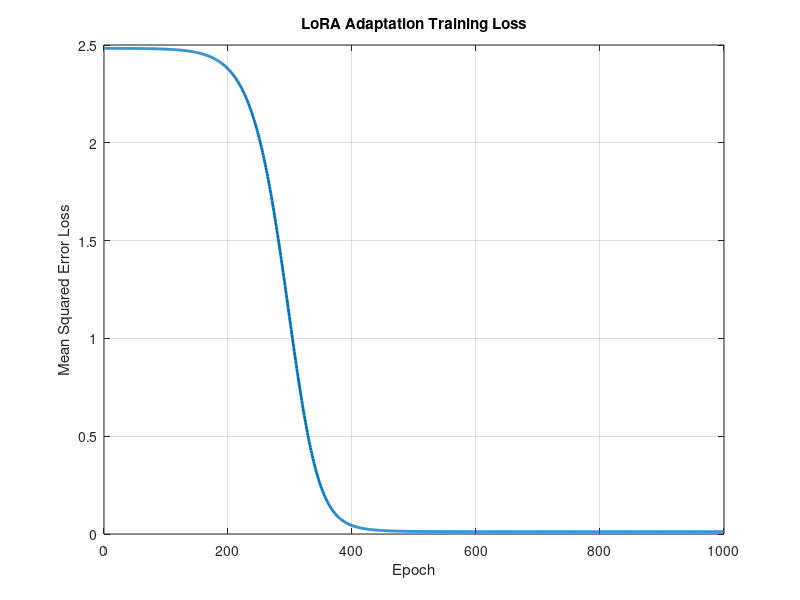

The MATLAB source for this figure:
% Low Rank Adaptation (LoRA) Tutorial in MATLAB
%
% In this tutorial, we demonstrate Low Rank Adaptation (LoRA) for adapting a 
% pre-trained linear model to a new regression task.
%
% We assume a pre-trained weight matrix (here, a row vector) W0 for a linear 
% model y = W0 * x. For a new task with target weight W_target, instead of 
% retraining the full model, we adapt it by learning a low-rank update:
%
%         W = W0 + B*A
%
% where B (size: 1 x r) and A (size: r x d) are trainable and r << d.
%
% The training objective is to minimize the mean squared error between the model 
% prediction and the target output on new data:
%
%         Loss = mean( (y - (W0+B*A)*x).^2 )
%
% We update B and A via gradient descent while keeping W0 fixed.

clear; clc; close all; rng(1);

%% Parameters
d = 10;           % input dimension
N = 200;          % number of samples
r = 2;            % rank of adaptation (low rank update)
learningRate = 0.01;
numEpochs = 1000;

%% Generate Data
% Create random input data X (each column is a sample)
X = randn(d, N);
% Define the ideal (target) weight vector W_target (1 x d)
W_target = linspace(1, 2, d);  % for example, a vector from 1 to 2
% Generate outputs with some noise
Y = W_target * X + 0.1 * randn(1, N);

%% Pre-trained Weight (W0)
% Assume we have a pre-trained weight vector that is close but not equal to W_target.
W0 = W_target - 0.5;  % for example, W0 is 0.5 less than W_target

%% LoRA Initialization
% We want to learn a low-rank update such that W0 + B*A approximates W_target.
B = randn(1, r) * 0.01;     % B is 1 x r
A = randn(r, d) * 0.01;     % A is r x d

%% Training Loop (Adaptation using LoRA)
lossHistory = zeros(numEpochs, 1);
for epoch = 1:numEpochs
    % Forward pass: Compute adapted weight W = W0 + B*A
    W = W0 + B * A;  % W is 1 x d
    % Compute predictions: Yhat = W * X  (1 x N)
    Yhat = W * X;
    % Compute mean squared error loss:
    loss = mean((Y - Yhat).^2);
    lossHistory(epoch) = loss;
    
    % Compute gradient of loss with respect to W.
    % Let error = Yhat - Y. Then, dLoss/dW = (2/N) * error * X' (but we can ignore constant factor).
    error = Yhat - Y;  % 1 x N
    gradW = (error * X') / N;  % 1 x d
    
    % Since W = W0 + B*A and W0 is fixed, we have:
    % dW/dB = A  (for each element, gradient is the corresponding row of A)
    % dW/dA = B        (for each element, gradient is the corresponding element of B)
    % So, we update B and A using chain rule:
    gradB = gradW * A';   % (1 x d) * (d x r) = 1 x r
    gradA = B' * gradW;   % (r x 1) * (1 x d) = r x d
    
    % Update parameters:
    B = B - learningRate * gradB;
    A = A - learningRate * gradA;
    
    if mod(epoch, 100) == 0
        fprintf('Epoch %d, Loss: %.4f\n', epoch, loss);
    end
end

%% Plot Training Loss
figure;
plot(1:numEpochs, lossHistory, 'LineWidth', 2);
xlabel('Epoch');
ylabel('Mean Squared Error Loss');
title('LoRA Adaptation Training Loss');
grid on;

%% Compare Adapted Weight to Target
W_adapted = W0 + B*A;
fprintf('Pre-trained weight W0: \n');
disp(W0);
fprintf('Target weight W_target: \n');
disp(W_target);
fprintf('Adapted weight W0+B*A: \n');
disp(W_adapted);

%% Predict on a Test Sample (Optional)
% For example, predict on a new random sample:
x_test = randn(d,1);
y_pred = W_adapted * x_test;
y_true = W_target * x_test;
fprintf('Test sample prediction: %.4f (target: %.4f)\n', y_pred, y_true);


% save_all_figs_OPTION('results/lora','png',1)

